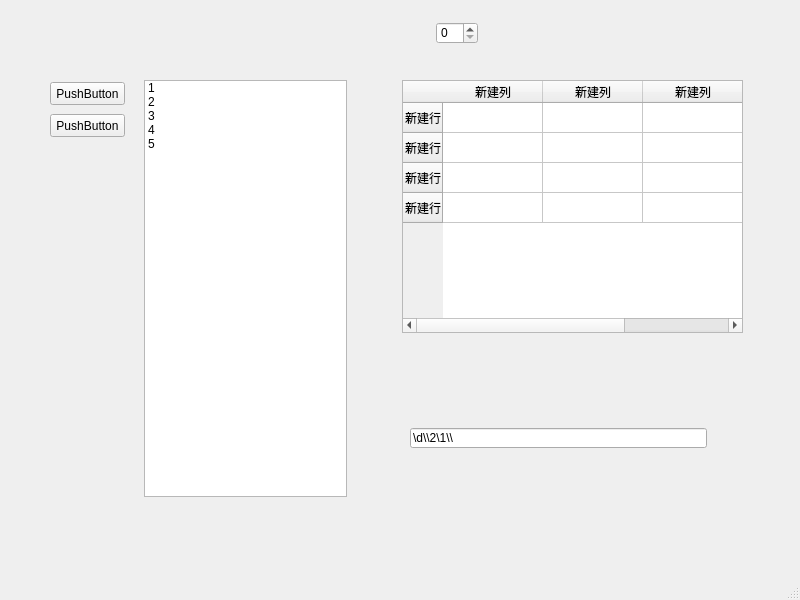
<?xml version="1.0" encoding="UTF-8"?>
<ui version="4.0">
 <class>MainWindow</class>
 <widget class="QMainWindow" name="MainWindow">
  <property name="geometry">
   <rect>
    <x>0</x>
    <y>0</y>
    <width>800</width>
    <height>600</height>
   </rect>
  </property>
  <property name="windowTitle">
   <string>MainWindow</string>
  </property>
  <widget class="QWidget" name="centralwidget">
   <widget class="QListWidget" name="listWidget">
    <property name="geometry">
     <rect>
      <x>144</x>
      <y>80</y>
      <width>203</width>
      <height>417</height>
     </rect>
    </property>
    <property name="dragDropOverwriteMode">
     <bool>true</bool>
    </property>
    <property name="movement">
     <enum>QListView::Static</enum>
    </property>
    <property name="flow">
     <enum>QListView::TopToBottom</enum>
    </property>
    <property name="viewMode">
     <enum>QListView::ListMode</enum>
    </property>
    <property name="selectionRectVisible">
     <bool>false</bool>
    </property>
    <item>
     <property name="text">
      <string>1</string>
     </property>
    </item>
    <item>
     <property name="text">
      <string>2</string>
     </property>
    </item>
    <item>
     <property name="text">
      <string>3</string>
     </property>
    </item>
    <item>
     <property name="text">
      <string>4</string>
     </property>
    </item>
    <item>
     <property name="text">
      <string>5</string>
     </property>
    </item>
   </widget>
   <widget class="QPushButton" name="move_up_button">
    <property name="geometry">
     <rect>
      <x>50</x>
      <y>82</y>
      <width>75</width>
      <height>23</height>
     </rect>
    </property>
    <property name="text">
     <string>PushButton</string>
    </property>
   </widget>
   <widget class="QPushButton" name="move_down_button">
    <property name="geometry">
     <rect>
      <x>50</x>
      <y>114</y>
      <width>75</width>
      <height>23</height>
     </rect>
    </property>
    <property name="text">
     <string>PushButton</string>
    </property>
   </widget>
   <widget class="QTableWidget" name="tableWidget">
    <property name="geometry">
     <rect>
      <x>402</x>
      <y>80</y>
      <width>341</width>
      <height>253</height>
     </rect>
    </property>
    <row>
     <property name="text">
      <string>新建行</string>
     </property>
    </row>
    <row>
     <property name="text">
      <string>新建行</string>
     </property>
    </row>
    <row>
     <property name="text">
      <string>新建行</string>
     </property>
    </row>
    <row>
     <property name="text">
      <string>新建行</string>
     </property>
    </row>
    <column>
     <property name="text">
      <string>新建列</string>
     </property>
    </column>
    <column>
     <property name="text">
      <string>新建列</string>
     </property>
    </column>
    <column>
     <property name="text">
      <string>新建列</string>
     </property>
    </column>
   </widget>
   <widget class="QSpinBox" name="spinBox">
    <property name="geometry">
     <rect>
      <x>436</x>
      <y>22</y>
      <width>42</width>
      <height>22</height>
     </rect>
    </property>
   </widget>
   <widget class="QLineEdit" name="lineEdit">
    <property name="geometry">
     <rect>
      <x>410</x>
      <y>428</y>
      <width>297</width>
      <height>20</height>
     </rect>
    </property>
    <property name="text">
     <string>\d\\2\1\\</string>
    </property>
   </widget>
  </widget>
  <widget class="QMenuBar" name="menubar">
   <property name="geometry">
    <rect>
     <x>0</x>
     <y>0</y>
     <width>800</width>
     <height>23</height>
    </rect>
   </property>
  </widget>
  <widget class="QStatusBar" name="statusbar"/>
 </widget>
 <resources/>
 <connections/>
</ui>
